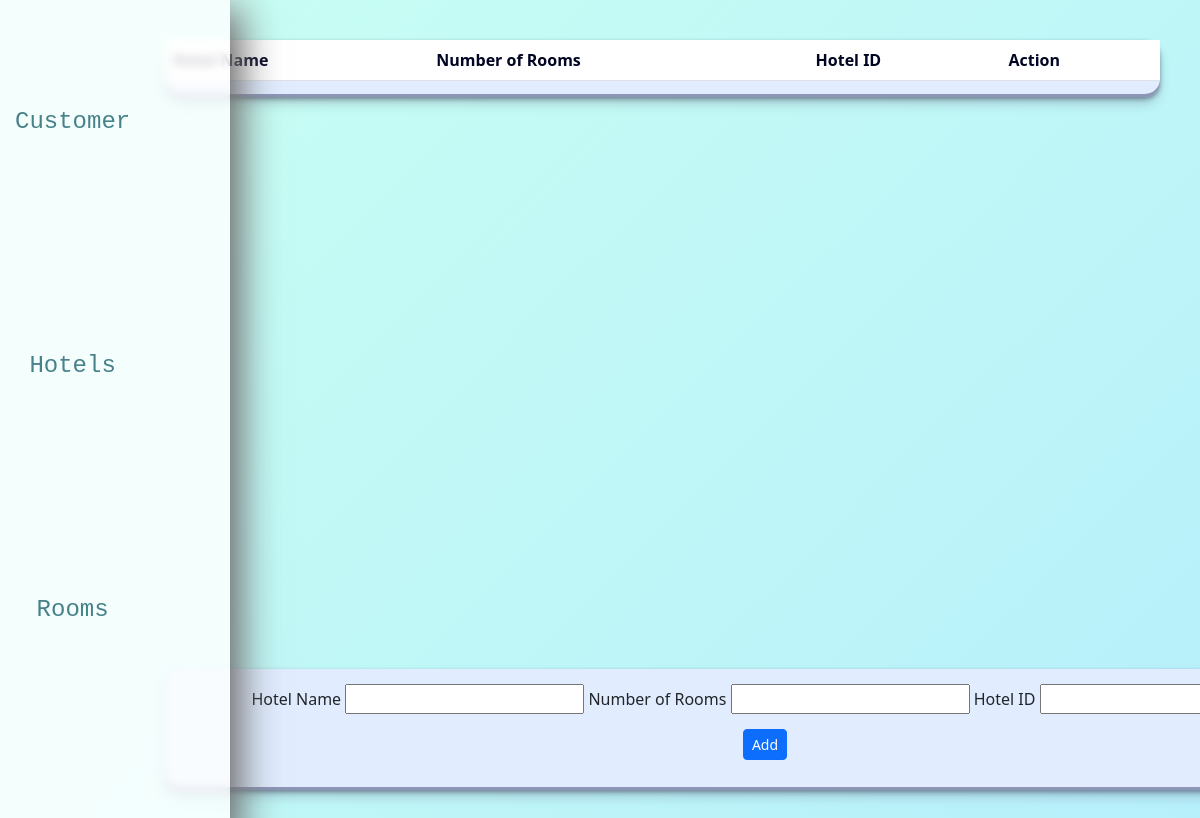
Before: /Hotels.php with the older database file.
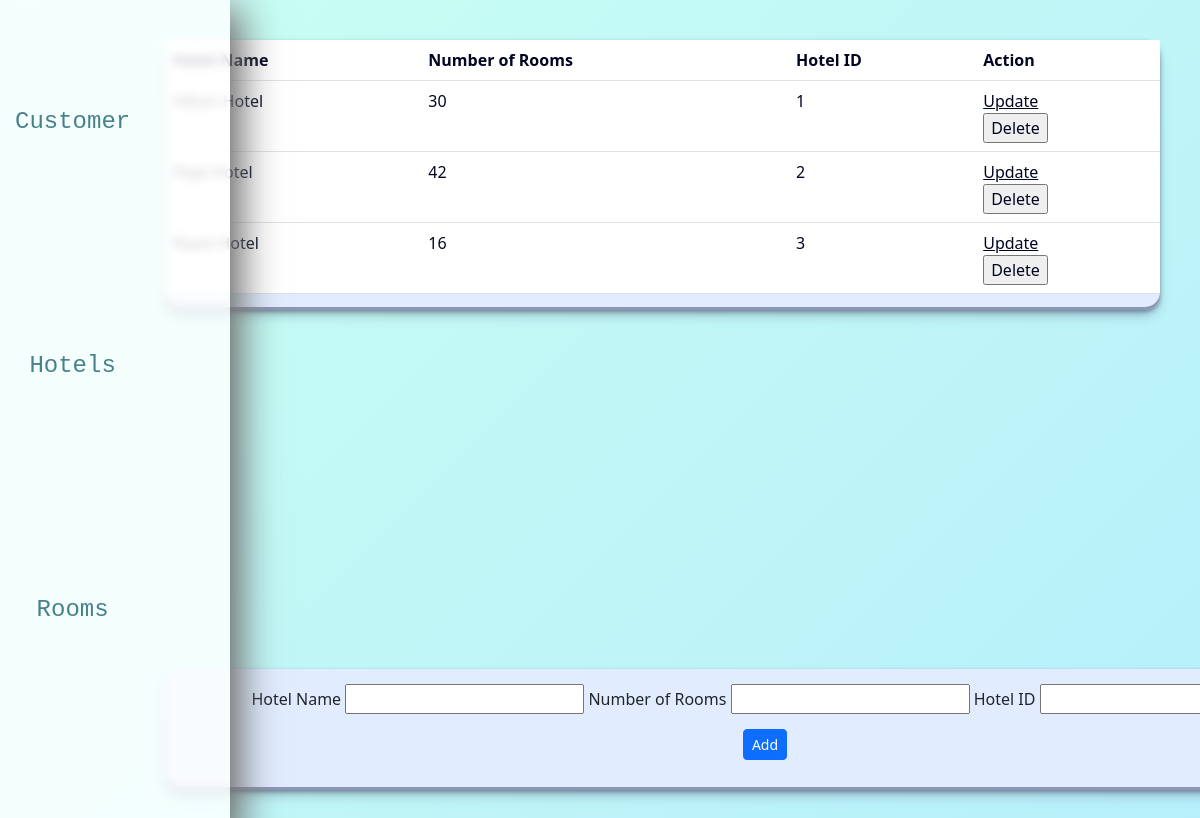
After: the same page with the newer database file.
### tables this page shows
CREATE TABLE `hotel` (
  `HotelName` varchar(25) NOT NULL,
  `RoomNumber` int(11) NOT NULL,
  `HotelID` int(11) NOT NULL
);

### Web/Hotels.php (the view, shortened to what this page needs)
<!DOCTYPE html>
<html lang="en">
<head>
    <link rel="stylesheet" href="dashboardStyle.css" media="screen" />
    <link href="https://cdn.jsdelivr.net/npm/bootstrap@5.3.0-alpha1/dist/css/bootstrap.min.css" rel="stylesheet">
</head>
<body>
    <div>
        <div class="popup">
    <div>
        <form name="customerForm" class="addSection" action="addHotel.php" method="POST" onsubmit="return validation()">
                <div class="inputWrapper">
                    Hotel Name <input class="loginInput" type="text" name="HotelName" />
                    Number of Rooms <input class="loginInput" type="text" name="RoomNumber" />
                    Hotel ID <input class="loginInput" type="text" name="HotelID" />
                </div>
                <button class="btn btn-primary btn-sm" id="addButton" type="submit" > Add </button>
            </form>
        </div>
        <div class="dashboardBox">
                <div class="dashboardItems">
                <br><a class="items" href="Customer.php">Customer</a></br>
                <br><a class="items" href="Hotels.php">Hotels</a></br>
                <br><a class="items" href="Rooms.php">Rooms</a></br>
                <br><a class="items" href="Orders.php">Orders</a></br>
            </div>
        </div>
        <div class="contentBox">
            <table class="table">
            <thead>
                <tr>
                <th>Hotel Name</th>
                <th>Number of Rooms</th>
                <th>Hotel ID</th>
                <th>Action</th>
</tr>
            </thead>
            <tbody>
                <tr>
            <?php
                include("sqlconfig.php");
            $sqlquery = "select * from Hotel";
            $result = $conn->query($sqlquery);
            while($row=$result->fetch_assoc()){
                $encodedName = urlencode($row['HotelName']);
                echo "<tr><td>" . $row["HotelName"] . "</td>
                <td>" . $row["RoomNumber"] . "</td>
                <td>" . $row["HotelID"] . "</td>
                <td>
                <a href='updateHotel.php?id=".$row['HotelID']."&name=".$encodedName."&room=".$row['RoomNumber']."' class='updateButton' >Update</a>
                <form action='deleteHotel.php' method='POST'>
            <input type='hidden' name='HotelID' value=".$row['HotelID'].">
        <input type='submit' value='Delete'>
      </form>
                </tr>
                ";
            }
            ?>
            </tr>
            </tbody>
            </table>
        </div>
        </div>
    </div>
</body>
</html>

### Web/dashboardStyle.css (style rules this page uses)
body { background: linear-gradient(-45deg, #eafaff, #e0e0e0, #b1eaff, #c9fff2); background-size: 400% 400%; animation: gradient 60s ease infinite; height: 100vh; }
.inputWrapper { padding:50px,50px; }
.dashboardBox { animation-name:dashboardAnimOut; animation-duration:0.5s; background: rgba(255, 255, 255, 0.8); backdrop-filter: blur(5px); -webkit-backdrop-filter: blur(5px); position: absolute; top:0; bottom:0; left:0; height:100%; border-top-right-radius: 50px; border-bottom-right-radius: 50px; overflow:hidden; box-sizing: border-box; box-shadow: 35px 35px 70px #bebebe,-35px -35px 70px #000000; padding-right:5px; }
.dashboardItems { display: flex; align-items: center; flex-direction: column; text-decoration: none; font-family: "JetBrains Mono",monospace; text-align: center; justify-content: space-evenly; color: white; }
.items { text-decoration: none; color :rgba(0, 79, 92, 0.708); text-shadow: 5px; margin:10vh 0 10vh 15px; font-size:24px; }
#addButton { margin:15px 0; }
.contentBox { display:flex; background-color:rgb(225, 237, 255); border-radius: 15px; margin:5vh; margin-left:165px; -webkit-text-fill-color: #000521; box-shadow: rgba(45, 35, 66, .4) 0 2px 4px,rgba(45, 35, 66, .3) 0 7px 13px -3px,rgba(58, 65, 111, .5) 0 -3px 0 inset; }
.addSection { width:100%; text-align: center; flex-direction: column; background-color:rgb(225, 237, 255); box-shadow: rgba(45, 35, 66, .4) 0 2px 4px,rgba(45, 35, 66, .3) 0 7px 13px -3px,rgba(58, 65, 111, .5) 0 -3px 0 inset; border-radius: 15px; bottom:0; margin: 0 50vh 50px 165px; padding:15px; position:fixed; }

Changed rows visible on the page:
added hotel: HotelName "Hilton Hotel", RoomNumber "30", HotelID "1"
added hotel: HotelName "Peyk Hotel", RoomNumber "42", HotelID "2"
added hotel: HotelName "Raast Hotel", RoomNumber "16", HotelID "3"
